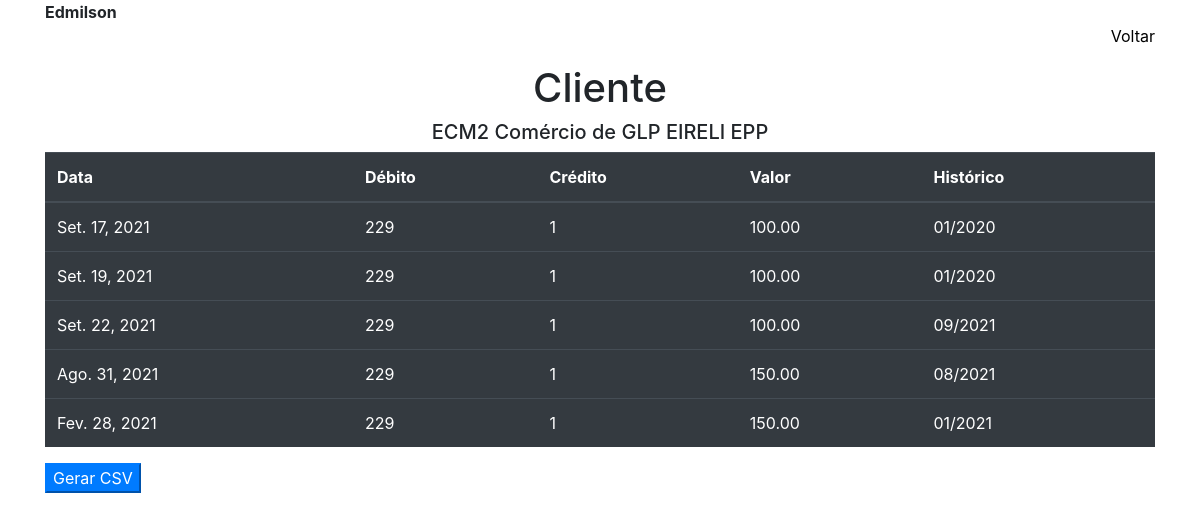
The page /cliente/1 (signed in) on the database as committed earlier.
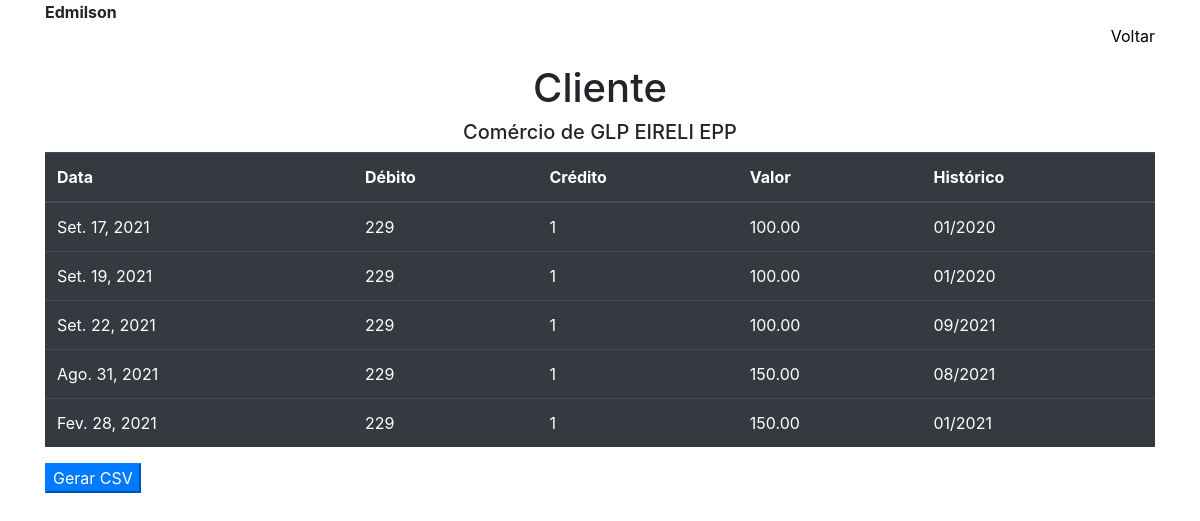
The same page on the database as committed later.
### core/models.py (models this page shows, shortened)
class Clientes(models.Model):
    nome = models.CharField('Nome', max_length=200)
    contato = models.CharField('Contato', max_length=100)
    class Meta:
        verbose_name = 'Cliente'
        verbose_name_plural = 'Clientes'

### core/views.py (the view)
# urls.py: path('cliente/<int:pk>', cliente, name='cliente'),
def cliente(request, pk):
    usuario = request.user.first_name
    cli = Clientes.objects.get(id=pk)
    lanc = Lancamentos.objects.all()
    global identificacao
    identificacao = cli.id
    lanca = [lan for lan in lanc if lan.id_cliente_id == cli.id]
    context = {
        'logado': usuario,
        'cliente': cli,
        'lancamento': lanca,
    }
    return render(request, 'cliente.html', context)

### core/templates/cliente.html (shortened to what this page needs)
{% load bootstrap4 %}
{% load static %}
<!DOCTYPE html>
<html lang="pt.br">
<head>
    {% bootstrap_css %}
</head>
<body>
    <div class="container">
        <div style="text-align:left"><span><b>{{ logado }}</b></span></div>
        <div style="text-align:right"><p><a style="color:black" href="{% url 'index' %}">Voltar</a></p></div>
        <center>
            <h1>Cliente</h1>
            <h5>{{ cliente.nome }}</h5>
            <table class="table table-dark table-hover">
                <thead>
                    <tr>
                        <th scope="col">Data</th>
                        <th scope="col">Débito</th>
                        <th scope="col">Crédito</th>
                        <th scope="col">Valor</th>
                        <th scope="col">Histórico</th>
                    </tr>
                </thead>
                <tbody>
                    {% for l in lancamento %}
                    <tr>
                        <td scope="row">{{ l.data_lancamento }}</td>
                        <td scope="row">{{ l.id_conta_debito_id }}</td>
                        <td scope="row">{{ l.id_conta_credito_id }}</td>
                        <td scope="row">{{ l.valor }}</td>
                        <td scope="row">{{ l.compl_historico }}</td>
                    </tr>
                    {% endfor %}
                </tbody>
            </table>
        </center>
        <form action="{% url 'geracsv' %}" method="POST">
            {% buttons %}
                <button type="submit" class="btn-primary">Gerar CSV</button>
            {% endbuttons %}
        </form>
    </div>
</body>
</html>

Rows that differ between the two databases and show on the page:
changed Clientes: nome "ECM2 Comércio de GLP EIRELI EPP" → "Comércio de GLP EIRELI EPP"
